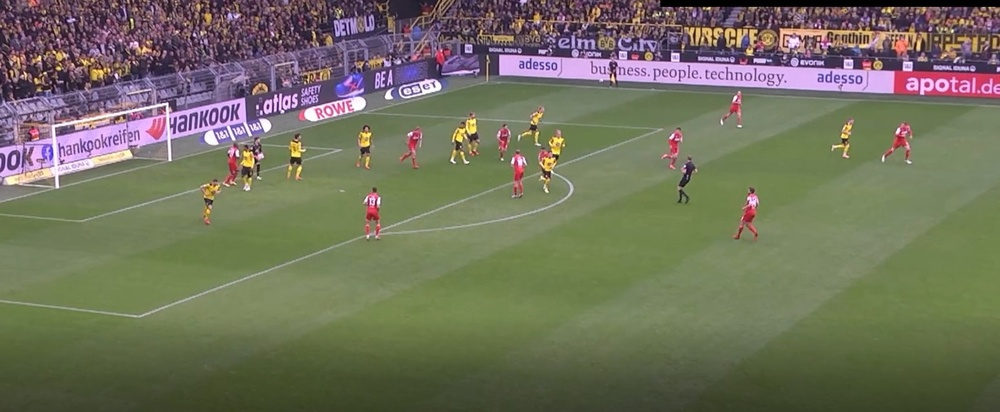
#> input picture snip.jpg, 1000 x 412 px, shrunk from 1550 x 638 before the run
$ python image_histograms.py
#> lines starting #> are read from the running program, lines starting #| are printed output that depends on the picture; after the words box and inside, x2 and y2 are one past the last pixel; in counts of white or black regions, pixels touching at a corner belong together
import cv2 as cv
import numpy as np
from matplotlib import pyplot as plt

img_path='snip.jpg'
img = cv.imread(img_path)
#> img is the input picture: shape (412, 1000, 3); mean B, G, R 92.7, 113.1, 113.2

# Histograms let you visualize the distribution of intensities in the image

# Greyscale Histogram
gray = cv.cvtColor(img, cv.COLOR_BGR2GRAY)
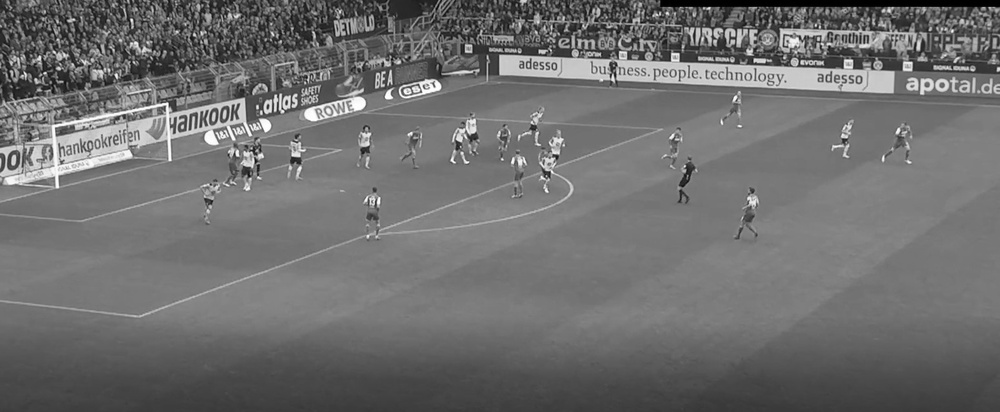
#> gray: shape (412, 1000); min 0, max 255, mean 110.8
cv.imshow('Gray', gray)

# Grayscale histogram (with optional masking)
blank = np.zeros(img.shape[:2], dtype='uint8')
radius = 250
center = (blank.shape[1]//2, blank.shape[0]//2)
#> center = (500, 206)
circle = cv.circle(blank, center, radius, 255, -1)
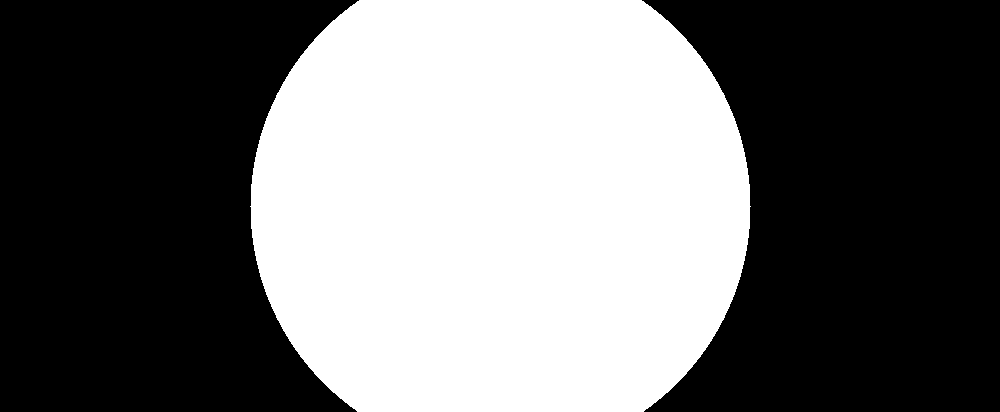
#> blank: shape (412, 1000); 43.5% white; 1 white region, box (x1, y1, x2, y2) and area: (250, 0, 751, 412) 179402
mask = cv.bitwise_and(gray, gray, mask=circle)
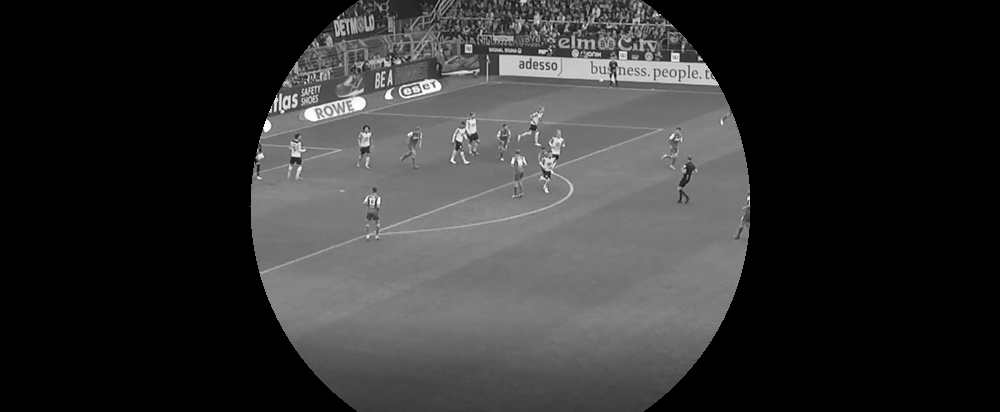
#> mask: shape (412, 1000); min 0, max 255, mean 49.5
pixel_val_range = [0, 256]
gray_hist = cv.calcHist([gray], [0], mask, [256], pixel_val_range)
#> gray_hist = 256 values, max 7533 at index 121, min 0 at index 0, mean 700.8

# cv.imshow('mask', mask)

plt.figure()
plt.title('Grayscale Historgram')
plt.xlabel('Bins')
plt.ylabel('Number of Pixels')
plt.plot(gray_hist)
plt.xlim([0, 256])
# plt.show()

# Color Histogram
colors = ('b', 'g', 'r')
mask = None
plt.figure()
plt.title('Color Historgram')
plt.xlabel('Bins')
plt.ylabel('Number of Pixels')
for i, col in enumerate(colors):
    hist = cv.calcHist([img], [i], mask, [256], pixel_val_range)
    plt.plot(hist, color=col)
    plt.xlim([0, 256])
plt.legend(colors)
plt.show()
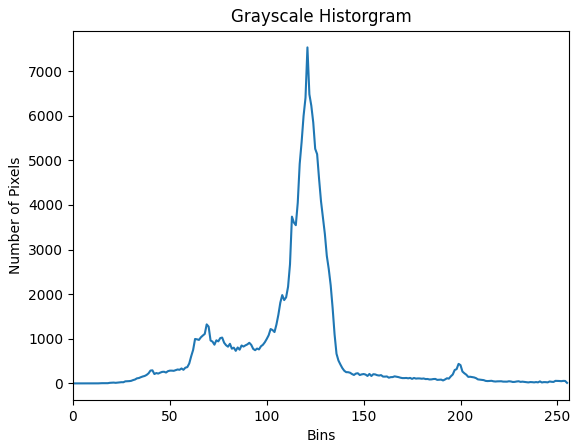
#> figure drawn by matplotlib, 1 panel; curve peaks at x = 121, y = 7533
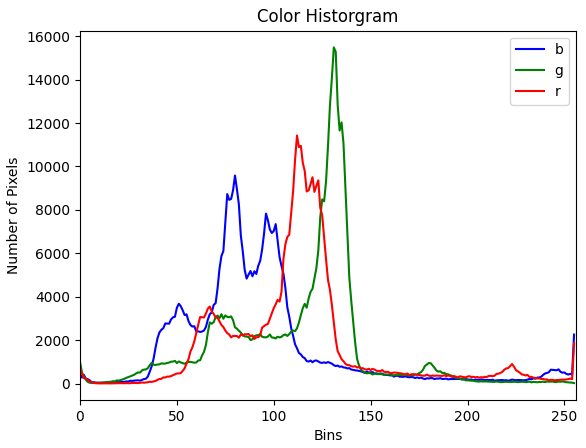
#> figure drawn by matplotlib, 1 panel; curve peaks at x = 80, y = 9581; curve peaks at x = 131, y = 15483; curve peaks at x = 112, y = 11426

cv.waitKey(0)
